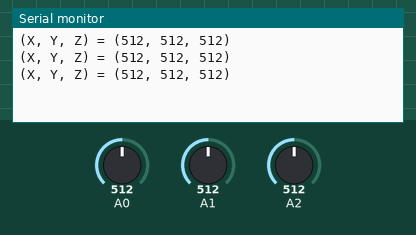
A sketch run on a simulated Arduino Uno, built with avr-gcc and run on an emulated ATmega328P. On the bench: the last lines printed to the serial monitor. The test bench sets the inputs (shaded band); at power-on: A0 = 512, A1 = 512, A2 = 512.

Above: at 1.3 s.
1.4 s: A0 set to 716
At 1.9 s:
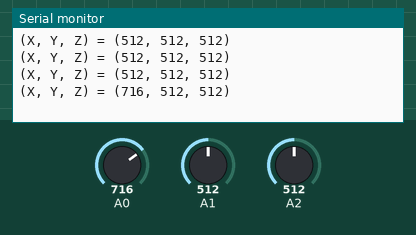
2.9 s: A1 set to 716
At 3.4 s:
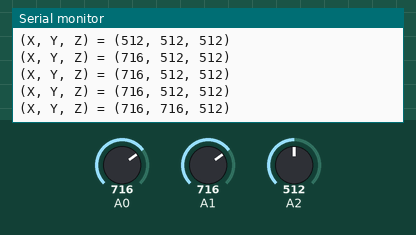
4.4 s: A2 set to 716
At 4.9 s:
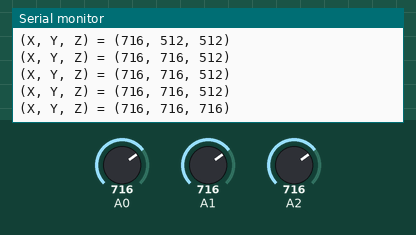
5.9 s: A0 set to 900
At 6.4 s:
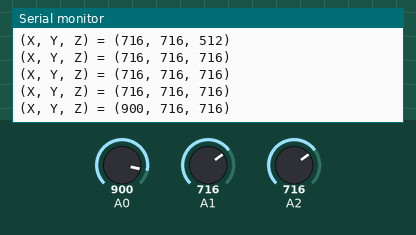
7.4 s: A1 set to 900
At 7.9 s:
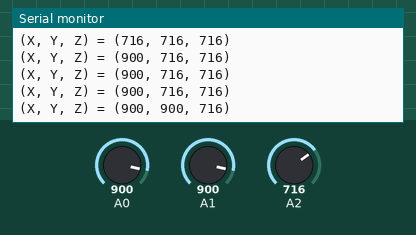
8.9 s: A2 set to 900
At 9.4 s:
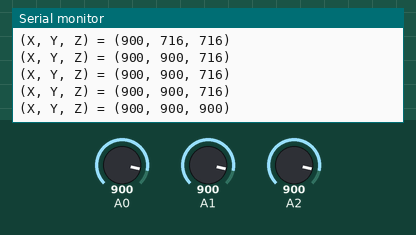
Timing chart, 0 to 11.4 s (numbered marks = the images above; inputs shaded):
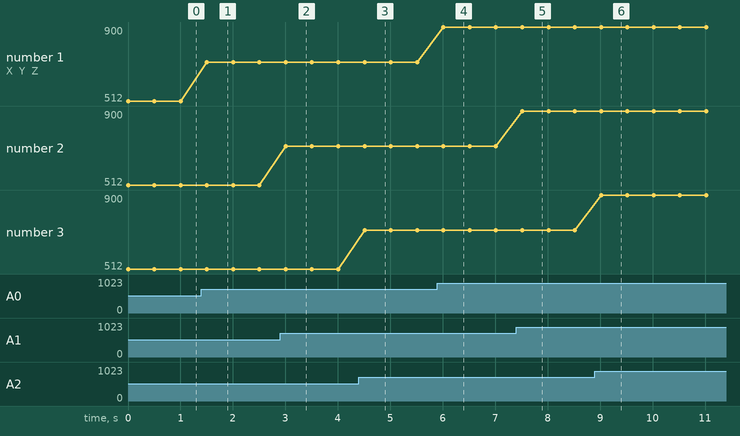

Measured:
- after the input at 1.4 s, the serial monitor: prints a new line after 0.10 s (image 1)
- after the input at 2.9 s, the serial monitor: prints a new line after 0.11 s (image 2)
- after the input at 4.4 s, the serial monitor: prints a new line after 0.11 s (image 3)
- after the input at 5.9 s, the serial monitor: prints a new line after 0.11 s (image 4)
- after the input at 7.4 s, the serial monitor: prints a new line after 0.12 s (image 5)
- after the input at 8.9 s, the serial monitor: prints a new line after 0.12 s (image 6)
- plotted number 1: 512 → 716 after the input at 1.4 s, 716 → 900 after the input at 5.9 s

The sketch:

main.ino
```cpp
void setup(){
  // シリアルポートを9600 bps[ビット/秒]で初期化
  Serial.begin(9600) ;
}

void loop(){
  int i ;
  long x , y , z ;
  // 加速度センサの各軸からデータ取得
  x = analogRead(0);
  y = analogRead(1);
  z = analogRead(2);
  // 各軸のデータをそのまま表示
  Serial.print("(X, Y, Z) = (");
  Serial.println(String(x) + ", " + String(y) + ", " + String(z) + ")");
  delay(500) ;
}
```
